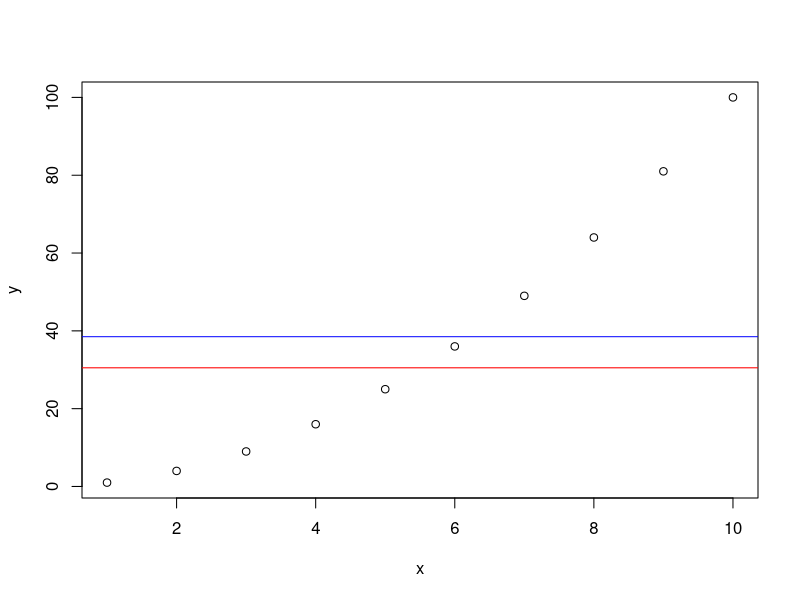
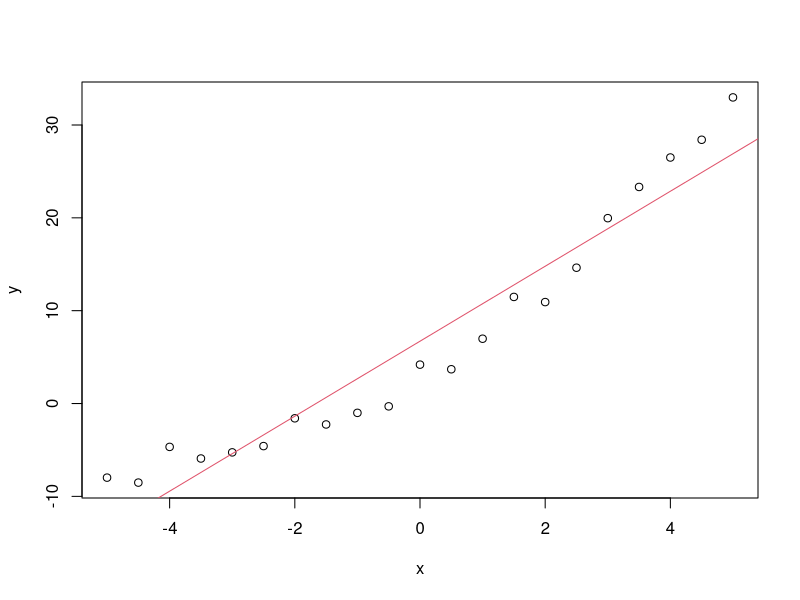

These charts were generated, in order, by the following R code:
x11()

x <- 1:10
y <- x^2

plot(x, y)


abline(h = mean  (y), col='blue') # h stands for horizontal
abline(h = median(y), col='red' )


z <- locator(1) # wait for mouse click or enter pressed

x <- seq(-5, 5, 0.5)

y <- 0.4*x*x + 4*x + 3 + runif(length(x), -2, 2)


plot(x,y)

fit <- lm(y~x)

abline(fit, col=2)

z <- locator(1) # wait for mouse click or enter pressed
